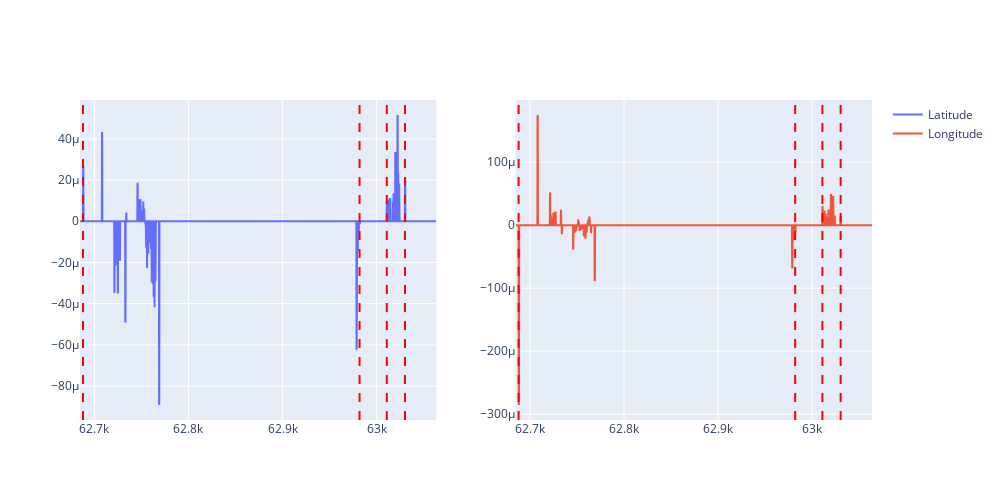

Notebook source saved alongside this figure:
### Code cell
import numpy
import plotly
import plotly.subplots

fltLats = list(map(float, lats))
fltLons = list(map(float, lons))

fig = plotly.subplots.make_subplots(rows=1, cols=2)
# Computational derivative of lat/lon, instantaneous rate of change useful for movement estimation?
fig.add_trace(plotly.graph_objs.Scatter(x=tstamps, y=numpy.gradient(fltLats, 0.2).tolist(), name="Latitude"), row=1, col=1)
fig.add_trace(plotly.graph_objs.Scatter(x=tstamps, y=numpy.gradient(fltLons, 0.2).tolist(), name="Longitude"), row=1, col=2)
fig.update_layout(height=500, width=1000)

timestamps = [62687.895989875, 62981.885259375005, 63030.21808525, 63010.845179125005]
for t in timestamps:
    fig.add_vline(x=t, line_dash="dash", line_color="red")

fig.show()

### Figure 1 — Plotly figure (JSON) as saved in the notebook; plotly's stock layout.template omitted (floating-point values rounded to 4 significant figures; data arrays with more than 128 entries replaced by an {"elided": "..."} marker saying what was removed)
{"data": [{"name": "Latitude", "type": "scatter", "x": {"elided": "1819 float values"}, "xaxis": "x", "y": {"elided": "1819 float values"}, "yaxis": "y"}, {"name": "Longitude", "type": "scatter", "x": {"elided": "1819 float values"}, "xaxis": "x2", "y": {"elided": "1819 float values"}, "yaxis": "y2"}], "layout": {"height": 500, "shapes": [{"line": {"color": "red", "dash": "dash"}, "type": "line", "x0": 62690.0, "x1": 62690.0, "xref": "x", "y0": 0, "y1": 1, "yref": "y domain"}, {"line": {"color": "red", "dash": "dash"}, "type": "line", "x0": 62690.0, "x1": 62690.0, "xref": "x2", "y0": 0, "y1": 1, "yref": "y2 domain"}, {"line": {"color": "red", "dash": "dash"}, "type": "line", "x0": 62980.0, "x1": 62980.0, "xref": "x", "y0": 0, "y1": 1, "yref": "y domain"}, {"line": {"color": "red", "dash": "dash"}, "type": "line", "x0": 62980.0, "x1": 62980.0, "xref": "x2", "y0": 0, "y1": 1, "yref": "y2 domain"}, {"line": {"color": "red", "dash": "dash"}, "type": "line", "x0": 63030.0, "x1": 63030.0, "xref": "x", "y0": 0, "y1": 1, "yref": "y domain"}, {"line": {"color": "red", "dash": "dash"}, "type": "line", "x0": 63030.0, "x1": 63030.0, "xref": "x2", "y0": 0, "y1": 1, "yref": "y2 domain"}, {"line": {"color": "red", "dash": "dash"}, "type": "line", "x0": 63010.0, "x1": 63010.0, "xref": "x", "y0": 0, "y1": 1, "yref": "y domain"}, {"line": {"color": "red", "dash": "dash"}, "type": "line", "x0": 63010.0, "x1": 63010.0, "xref": "x2", "y0": 0, "y1": 1, "yref": "y2 domain"}], "width": 1000, "xaxis": {"anchor": "y", "domain": [0, 0.45]}, "xaxis2": {"anchor": "y2", "domain": [0.55, 1]}, "yaxis": {"anchor": "x", "domain": [0, 1]}, "yaxis2": {"anchor": "x2", "domain": [0, 1]}}}
